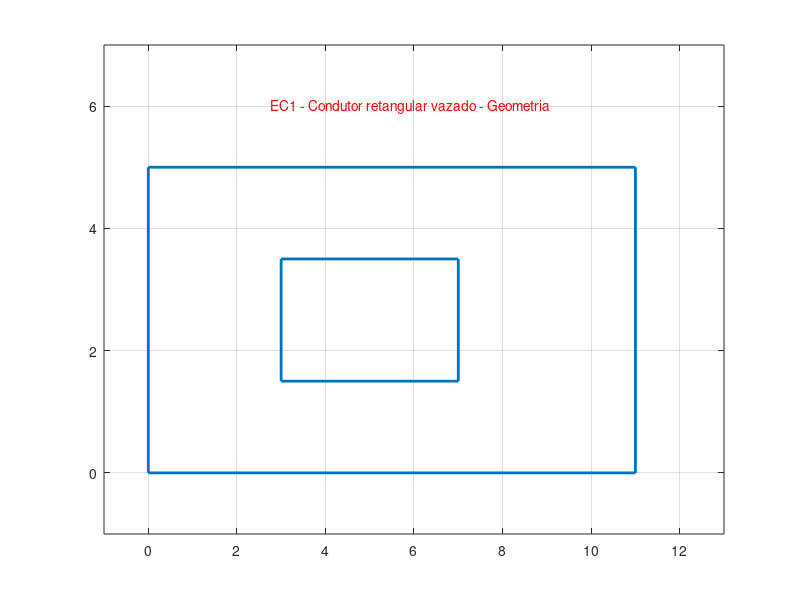

Reproduce this figure in MATLAB. (Note: this script raises an error after producing the figure.)
%%%%%%%%%%%%%%%%%%%%%%%%%%%%%%%%%%%%%%%%%%%%%%%%%%%%%%%%%%%%%%%%%%%%%%
%
%		PTC3213 - EC1 – 2019 – Método das Diferenças Finitas
%				Solução da Equação de Laplace
%  			        Turma 1  - Professora Viviane
%
%    Lucas Haug         nUSP 10773565
%    Victor Yan Yamada  nUSP 9426703
%
%%%%%%%%%%%%%%%%%%%%%%%%%%%%%%%%%%%%%%%%%%%%%%%%%%%%%%%%%%%%%%%%%%%%%
clear;
clf;
% define regiao:
% este dx e' a discretizacao utilizada (somente os valores abaixo são
% possíveis!)
%dx=0.05; % Tempo de execução longo!!
%dx=0.1;
%dx=0.25;
dx=0.5;
 
eps0= 8.854187817e-12; %linha modificada
epsr= 2.5; %linha modificada
sigma= 3; %linha modificada
sigma_dual= 3.5; %linha modificada
dy=dx;
tol=1e-4;
maxit=1e4;
iter=0;
Vmin= 0; %linha modificada
Vmax= 100; %linha modificada
erro=0.0;
start= -1;       % chute inicial
start_Dual= -1;
 
a= 11; %linha modificada
b= 5; %linha modificada
c= 4; %linha modificada
d= b - 3; %linha modificada
g= 3; %linha modificada
h= (b - d)/2; %linha modificada
lx=a;
ly=b;
Nx=round(lx/dx)+1;
Ny=round(ly/dx)+1;
%
% figura 1 – Geometria do condutor
%
figure(1);
xv = [0 a a 0 0 NaN g g g+c g+c g];
yv = [0 0 b b 0 NaN h h+d h+d h h];
%
%  Traçado do problema
plot(xv,yv,'LineWidth',2)
text(a/4,b+1,'EC1 - Condutor retangular vazado - Geometria','Color','r')
grid on
axis ([-1 a+2 -1 b+2])
%
%   Discretização (geração da grade)
%
%
xgv=((1:Nx)-1)*dx;
ygv=((1:Ny)-1)*dx;
[x,y]=meshgrid(xgv,ygv);
[in,on] = inpolygon(x,y,xv,yv);
%
% figura 2 - Grade
%
% figure(2)
% plot(xv,yv) 
% text(a/3,b+1,'Grade Regular','Color','r')
% axis ([-1 a+2 -1 b+2])
% hold on
% plot(x(in&~on),y(in&~on),'r+') 
% 
% plot(x(on),y(on),'k*') 
% 
% axis ([-1 a+2 -1 b+2])
% grid on
% hold off
%
% figura 3 – Pontos do Contorno
%
% figure(3)
% spy(on)
% text((g+c/6)/dx,(h+d/3)/dx,'Nós - Contorno','Color','r')
%
% figura 4 - Nós internos
%
% figure(4)
% spy(in&~on)
% text((g+c/8)/dx,(h+d/3)/dx,'Nós - Grade interna','Color','r')
%
%  Atribui Condicoes de ontorno
%
r=find(in);      % tudo
p=find(in-on);   %so' nós internos
q=find(on);      %so' fronteira
iVmax=find(((x(q)>0.99*g) & (x(q)<1.01*(g+c)) & (y(q)>0.99*h) & (y(q) < 1.01*(h+d))));
iFuro=find(((x(:,:)>g) & (x(:,:)<(g+c)) & (y(:,:)>h) & (y(:,:) < (h+d)))  );
Phi_prev=zeros(size(x));
Phi_new=zeros(size(x));
Phi_new(q(iVmax))= Vmax;
Phi_new(iFuro)= NaN;
Phi_new(p)= start;  
%
%Contador de iterações
%
iter=0;
% Erro máximo entre duas iterações
erro=max(max(abs(Phi_new-Phi_prev)));
%Laço iterativo
while(erro > tol && iter < maxit)%Executa até convergir ou atingir o máximo de iterações
    iter=iter+1; % Incrementa iteração
    % Atualiza o potencial dos nós internos pela média dos 4 vizinhos - Eq. Laplace - M.D.F.
    for k=1:size(p);
        [i,j]=ind2sub(size(x),p(k));
            Phi_new(i,j)=(Phi_new(i-1,j)+Phi_new(i+1,j)+Phi_new(i,j-1)+Phi_new(i,j+1))/4;
    end
    % Calcula maximo erro entre Phi_atual e Phi_prev de todo o dominio
    erro=max(max(abs(Phi_new-Phi_prev)));
    eps(iter)=erro;
    %Atualiza a matriz de potenciais
    Phi_prev=Phi_new;
    %Exibe a progressão da solução 
    %(Execução lenta; use apenas com discretização grosseira)
%     figure (5);
%     imagesc(Phi_new);colorbar;
%     title(['Potenciais na iteracao no. ',int2str(iter),'   Erro = ', num2str(erro)],'Color','k'); 
%     getframe;
end
niter1=iter;
if (niter1 == maxit && erro > tol)
	disp([' Número máximo de iterações atingido sem convergência :', num2stg(niter1), '  iterações – Erro: \n', num2str(erro), 'Os resultados podem não ter significado!\n']);
end
%
%
% Problema Dual (para traçado dos Quadrados Curvilíneos
%
% Atribui Condicoes de Contorno
iyDual=find( (y(:,:) < b/1.999) & (y(:,:) > b/2.001) );
iVmaxdual=find( (x(iyDual) > (-0.01)) & (x(iyDual) < (1.0001*g)));
i0=find( (x(iyDual)> (0.9999*(g+c))) & (x(iyDual)< (1.0001*a)) );
xfe=find(  x(q(iVmax))< 1.0001*min(x(q(iVmax))) );
xfd=find(  x(q(iVmax))> 0.9999*max(x(q(iVmax))) );
yfa=find(  y(q(iVmax))> 0.9999*max(y(q(iVmax))) );
yfb=find(  y(q(iVmax))< 1.0001*min(y(q(iVmax))) );
for k=1:size(iVmax);
    if ( abs( x(q(iVmax(k)))-min(x(q(iVmax))) )< tol && abs( y(q(iVmax(k)))-min(y(q(iVmax))) )< tol)
             [ieb,jeb]=ind2sub(size(x), q(iVmax(k)));
     elseif (abs( x(q(iVmax(k)))-min(x(q(iVmax))) )< tol && abs( y(q(iVmax(k)))-max(y(q(iVmax))) )< tol)
            [iea,jea]=ind2sub(size(x), q(iVmax(k)));
     elseif ( abs( x(q(iVmax(k)))-max(x(q(iVmax))) )< tol && abs( y(q(iVmax(k)))-min(y(q(iVmax))) )< tol)
             [idb,jdb]=ind2sub(size(x), q(iVmax(k)));
     elseif (abs( x(q(iVmax(k)))-max(x(q(iVmax))) )< tol && abs( y(q(iVmax(k)))-max(y(q(iVmax))) )< tol)
            [ida,jda]=ind2sub(size(x), q(iVmax(k)));
    end
 end
Dual_prev=zeros(size(x));
Dual_new=Dual_prev;
Dual_new(r)= -1;
Dual_new(iFuro)= NaN;
Dual_new(iyDual(iVmaxdual))=Vmax;
Dual_new(iyDual(i0))=Vmin;
p2=find(Dual_new(p) < 0);
Dual_new(r)= start_Dual;
Dual_new(iFuro)= NaN;
Dual_new(iyDual(iVmaxdual))=Vmax;
Dual_new(iyDual(i0))=Vmin;
%Contador de iterações - dual
iter2=0;
% Erro máximo entre Phi_new e Phi_prev (Dual)
erro2=max(max(abs(Dual_new-Dual_prev)));
%Laço iterativo (Problema Dual)
while(erro2 > 10*tol && iter2 < maxit)%Executa até convergir ou atingir o máximo de iterações
    iter2=iter2+1; % Incrementa iteração
    %Atualiza o potencial das fronteiras
    Dual_new(1,:)=Dual_prev(2,:);
    Dual_new(Ny,:)=Dual_prev(Ny-1,:);
    Dual_new(:,1)=Dual_prev(:,2);
    Dual_new(2:Ny-1,Nx)=Dual_prev(2:Ny-1,Nx-1);   
    for k=2:size(xfe)-1
        [ie,je]=ind2sub(size(Dual_new), q(iVmax(xfe(k))));
        Dual_new(ie,je)=Dual_new(ie,je-1);
    end
    for k=2:size(xfd)-1
        [id,jd]=ind2sub(size(Dual_new), q(iVmax(xfd(k))));
        Dual_new(id,jd)=Dual_new(id,jd+1);
    end
    for k=2:size(yfb)-1
        [ib,jb]=ind2sub(size(Dual_new), q(iVmax(yfb(k))));
        Dual_new(ib,jb)=Dual_new(ib-1,jb);
    end
    for k=2:size(yfa)-1
        [ia,ja]=ind2sub(size(Dual_new), q(iVmax(yfa(k))));
        Dual_new(ia,ja)=Dual_new(ia+1,ja);
    end
    Dual_new(iyDual(iVmaxdual))=Vmax;
    Dual_new(iyDual(i0))=Vmin;
    %     
    % Atualiza o potencial dos nós internos pela média dos 4 vizinhos - Eq. Laplace - M.D.F.
    for k=1:size(p2); 
        [i,j]=ind2sub(size(x),p(p2(k)));
        Dual_new(i,j)=(Dual_new(i-1,j)+Dual_new(i+1,j)+Dual_new(i,j-1)+Dual_new(i,j+1))/4;
    end
    %Cantos
    Dual_new(ieb,jeb)=(Dual_new(ieb-1,jeb)+Dual_new(ieb+1,jeb)+Dual_new(ieb,jeb-1)+Dual_new(ieb,jeb+1))/4;
    Dual_new(iea,jea)=(Dual_new(iea-1,jea)+Dual_new(iea+1,jea)+Dual_new(iea,jea-1)+Dual_new(iea,jea+1))/4;
    Dual_new(idb,jdb)=(Dual_new(idb-1,jdb)+Dual_new(idb+1,jdb)+Dual_new(idb,jdb-1)+Dual_new(idb,jdb+1))/4;
    Dual_new(ida,jda)=(Dual_new(ida-1,jda)+Dual_new(ida+1,jda)+Dual_new(ida,jda-1)+Dual_new(ida,jda+1))/4;
    % Calcula maximo erro entre Phi_atual e Phi_prev de todo o dominio
    erro2=max(max(abs(Dual_new-Dual_prev)));
    eps2(iter2)=erro2;
    %Atualiza a matriz de potenciais
    Dual_prev=Dual_new;
    %
    %Exibe a progressão da solução (execução do programa mais lenta!)
%     figure (6);
%     imagesc(Dual_new);colormap(cool);colorbar;
%     title(['Potenciais na iteracao no. ',int2str(iter2),' Erro = ', num2str(erro2)],'Color','k'); 
%     getframe;
end
niter2=iter2;
if (niter2 == maxit && erro2 > 10*tol)
	disp([' Número máximo de iterações atingido sem convergência:  ', num2stg(niter2), '  iterações – Erro: \n', num2str(erro2), 'Interprete este resultado com ressalvas!\n']);
end
%
%Evolução das Iterações
figure (7)
% Traça a evolução das iterações
grid on
semilogy(eps, '*'); xlabel('Iterações'); ylabel('Erro');xlim([0,niter1]);
title('Evolução das Iterações')
hold on
semilogy(eps2, 'ro');xlim([0,max(niter1,niter2)]);
legend ('Original','Dual');
hold off
%
%    Corrente Total
%
Somat=sum(Phi_new(2,:))+sum(Phi_new(Ny-1,:))+sum(Phi_new(:,2))+sum(Phi_new(:,Nx-1));
I= sigma*1e-3*1*Somat; %linha modificada
%
%   Resistencia
%
R= (Vmax - Vmin)/I; %linha modificada
%
%   Capacitancia
%
Cap= (epsr*eps0)/(sigma*1e-3*R); %linha modificada
%
%      Resistencia dual
%
Rdual= 1/(2*R*sigma*1e-3*1*sigma_dual*1e-3*1); %linha modificada
% Densidade de carga:
Dn=[Phi_new(2,1:Nx-1),Phi_new(1:Ny-1,Nx-1)',Phi_new(Ny-1,1:Nx-1),Phi_new(1:Ny-1,2)']*epsr*eps0/dx*100;
ol=(1:length(Dn))-1;
%figure(8), plot(ol*dx,Dn), xlabel('l (m)'), ylabel ('  ?????   ');
%
%   Densidade Superficial de Carga Mínima
%
Rho_s_min = max(Dn); 1/(2*R*sigma*1e-3*1*sigma_dual*1e-3*1); %linha modificada
%
figure (7);
%
%     Traçado dos vetores de campo eletrico (apenas para visualização!)
%[ex,ey]=gradient(Phi_new);
% scale=2;
% Q=quiver(x,y,-ex,-ey, scale);
% c = Q.Color;
% Q.Color = 'red';
%
%  Equipotenciais
%
V=0:10:Vmax;
%V(1)=1e-6; V(11)=V(11)-1e-6;
[C,H]=contour(Phi_new, V); %linha modificada
clabel(C,V);
axis('equal');
hold on
%
% Equipotencias - Problema Dual (para traçado dos quadrados curvilíneos)
%
sp=(R/2)*sigma*1e-3*1; %linha modificada
ntubos = 5/sp;
disp(['Num. tubos = ',num2str(ntubos)]);
dV = Vmax/ntubos;
V = 0:dV:Vmax;
%V(1)=1e-6; V(11)=V(11)-1e-6;
[C,H]= contour(Dual_new, V); %linha modificada
axis('equal');
hold off
%
% Impressão de resultados  >>> Atenção para as unidades !!!!<<<<< 
%
disp('EP - 1 : ');
fprintf('b= %d  c= %d  d= %d  g= %d  h= %1.1g  (valores em cm)\n', b,c,d,g,h);
fprintf('eps_r= %1.1g   Sigma = %1.1g mS/m   Sigma_dual = %1.1g mS/m \n', epsr,sigma,sigma_dual);
disp(['Densidade superficial de Carga mínima = ',num2str(Rho_s_min*1e9),'  nC/m^2']); %linha modificada
disp(['Resistência = ',num2str(R),'  ohms  ']); %linha modificada
disp(['Capacitância = ',num2str(Cap*1e12),'  pF  ']); %linha modificada
disp(['Resistência Dual = ',num2str(Rdual),'  ohms    ']); %linha modificada
%
%  FIM
%

